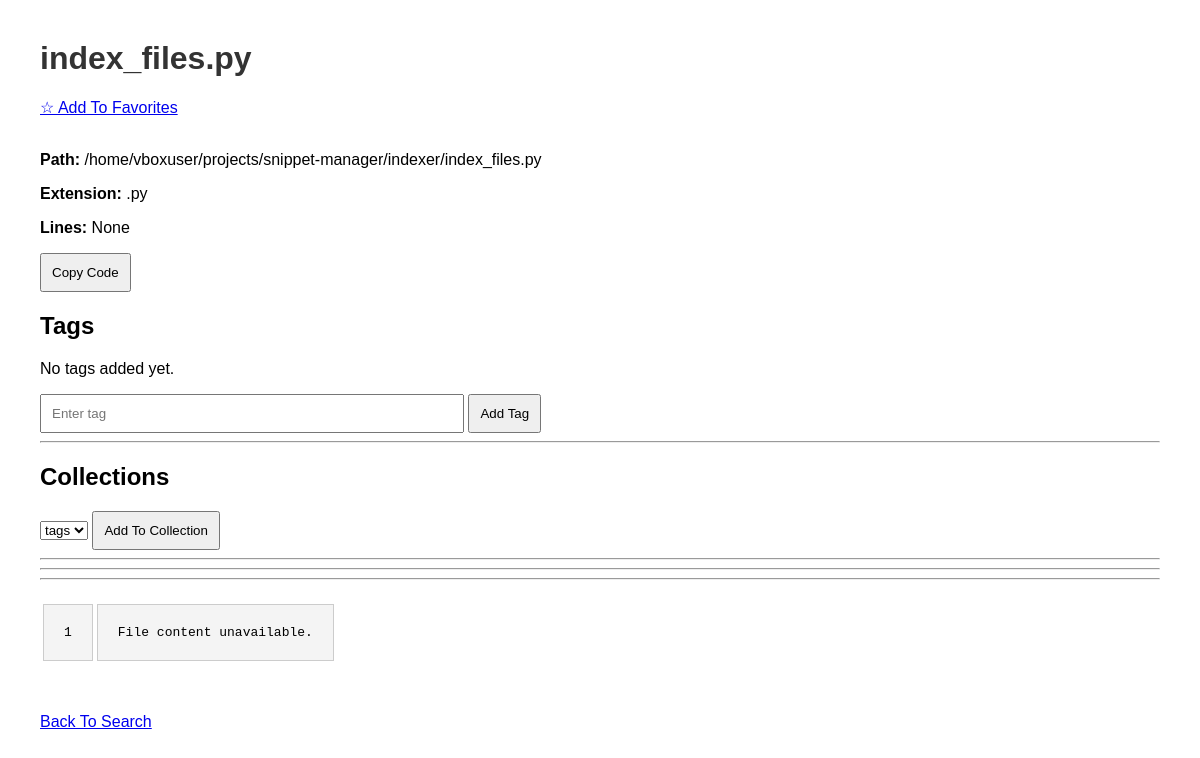
The app's page /snippet/2 with its own data.
### tables this page shows
CREATE TABLE files (

    id INTEGER PRIMARY KEY AUTOINCREMENT,

    filename TEXT NOT NULL,

    path TEXT UNIQUE NOT NULL,

    extension TEXT,

    size INTEGER,

    content TEXT,

    line_count INTEGER,

    last_modified REAL,

    indexed_at DATETIME DEFAULT CURRENT_TIMESTAMP
);

### webui/app.py (the view)
@app.route("/snippet/<int:file_id>")
def snippet(file_id):
    result = get_file_by_id(
        file_id
    )
    code = result[5]
    if code is None:
        code = "File content unavailable."
    highlighted = highlight_code(
     code,
     "python"
    )
    return render_template(
        "snippet.html",
        snippet=result,
        highlighted=highlighted,
        css=get_style(),
        tags=get_tags(file_id),
        favorite=is_favorite(file_id),
        collections=get_all_collections()
    )

### favorites/favorite_manager.py (called while the page is built)
def is_favorite(file_id):
    connection = sqlite3.connect(
        DATABASE_FILE
    )
    cursor = connection.cursor()
    cursor.execute(
        """
        SELECT *

        FROM favorites

        WHERE file_id=?
        """,
        (file_id,)
    )
    result = cursor.fetchone()
    connection.close()
    return result is not None

### snippet_collections/collection_manager.py (called while the page is built)
def get_all_collections():
    connection = sqlite3.connect(
        DATABASE_FILE
    )
    cursor = connection.cursor()
    cursor.execute(
        """
        SELECT
            id,
            name

        FROM collections

        ORDER BY name
        """
    )
    rows = cursor.fetchall()
    connection.close()
    return rows

### tags/tag_manager.py (called while the page is built)
def get_tags(
    file_id
):
    connection = sqlite3.connect(
        DATABASE_FILE
    )
    cursor = connection.cursor()
    cursor.execute(
        """
        SELECT tag
        FROM tags
        WHERE file_id = ?
        """,
        (file_id,)
    )
    tags = cursor.fetchall()
    connection.close()
    return tags

### utils/highlighter.py (called while the page is built)
def highlight_code(
    code,
    language="python"
):
    lexer = get_lexer_by_name(
        language,
        stripall=False
    )
    formatter = HtmlFormatter(
        linenos=True,
        full=False
    )
    return highlight(
        code,
        lexer,
        formatter
    )

def get_style():
    formatter = HtmlFormatter()
    return formatter.get_style_defs(
        ".highlight"
    )

### webui/app.py (called while the page is built)
def get_file_by_id(file_id):
    connection = sqlite3.connect(
        DATABASE_FILE
    )
    cursor = connection.cursor()
    cursor.execute(
        """
        SELECT
            id,
            filename,
            path,
            extension,
            line_count,
            content

        FROM files

        WHERE id = ?
        """,
        (file_id,)
    )
    result = cursor.fetchone()
    connection.close()
    return result

### webui/templates/snippet.html (shortened to what this page needs)
<!DOCTYPE html>
<html>
<head>
    <link rel="stylesheet" href="{{ url_for('static', filename='style.css') }}">
</head>
<body>
    <h1>
        {{ snippet[1] }}
    </h1>
    {% if favorite %}
    <a href="/favorite/{{ snippet[0] }}">
        ⭐ Remove From Favorites
    </a>
    {% else %}
    <a href="/favorite/{{ snippet[0] }}">
        ☆ Add To Favorites
    </a>
    {% endif %}
    <br>
    <br>
    <p>
        <b>Path:</b>
        {{ snippet[2] }}
    </p>
    <p>
        <b>Extension:</b>
        {{ snippet[3] }}
    </p>
    <p>
        <b>Lines:</b>
        {{ snippet[4] }}
    </p>
    <button onclick="copyCode()">
        Copy Code
    </button>
    <h2>
        Tags
    </h2>
    {% if tags %}
    <ul>
        {% for tag in tags %}
        <li>
            {{ tag[0] }}
        </li>
        {% endfor %}
    </ul>
    {% else %}
    <p>
        No tags added yet.
    </p>
    {% endif %}
    <form action="/add_tag" method="POST">
        <input type="text" name="tag" placeholder="Enter tag">
        <button type="submit">
            Add Tag
        </button>
    </form>
    <hr>
    <h2>
        Collections
    </h2>
    <form action="/add_to_collection" method="POST">
        <select name="collection_id">
            {% for collection in collections %}
            <option value="{{ collection[0] }}">
                {{ collection[1] }}
            </option>
            {% endfor %}
        </select>
        <button type="submit">
            Add To Collection
        </button>
    </form>
    <hr>
    <hr>
    <hr>
    <div id="code-block">
        {{ highlighted|safe }}
    </div>
    <br>
    <br>
    <a href="/">
        Back To Search
    </a>
</body>
</html>

### webui/static/style.css (style rules this page uses)
body { font-family: Arial; margin: 40px; }
input { width: 400px; padding: 10px; }
button { padding: 10px; }
h1 { color: #333; }
pre { background-color: #f4f4f4; padding: 20px; overflow-x: auto; border: 1px solid #ccc; white-space: pre-wrap; }

### records on screen
files: filename "index_files.py", path "/home/vboxuser/projects/snippet-manager/indexer/index_files.py", extension ".py"

### other values on screen
{{ snippet[4] }} "None"
{{ highlighted|safe }} "1 File content unavailable ."
form field collection_id "tags"
